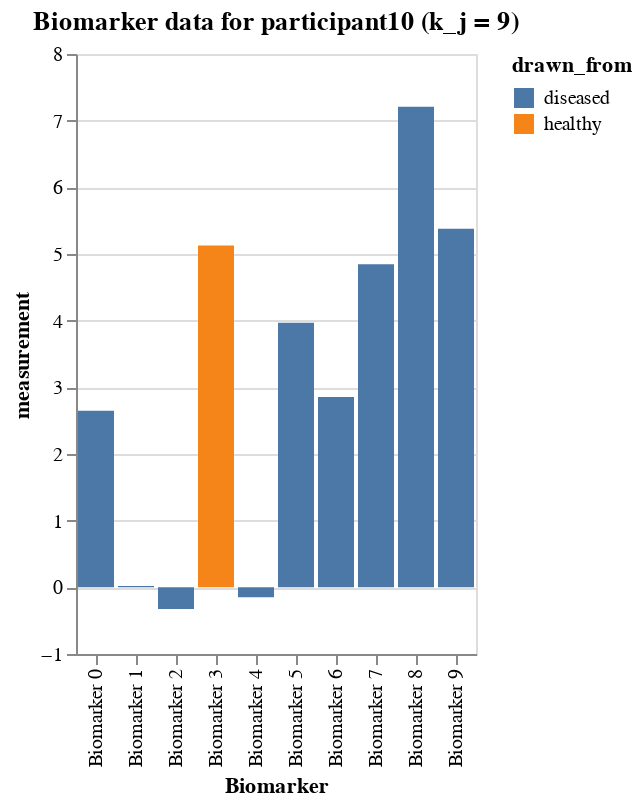

Notebook code cell kept with this figure:
### Markdown cell above
### A certain participant's data

### Code cell
# participant 10
participant10_data = df_expanded[df_expanded.participant == 10]
alt.Chart(participant10_data).mark_bar().encode(
    x='Biomarker',
    y='measurement',
    color=alt.Color(
        'drawn_from:N'
    ),
    tooltip=['Biomarker', 'drawn_from', 'measurement']
).interactive().properties(
    title=f'Biomarker data for participant10 (k_j = {participant10_data.k_j.to_list()[0]})'
)

### Figure 1 — Vega-Lite specification as saved in the notebook (floating-point values rounded to 4 significant figures)
{"config": {"view": {"continuousWidth": 300, "continuousHeight": 300}}, "data": {"name": "data-8435ef577576f13e9fe30a3447beaeb2"}, "mark": {"type": "bar"}, "encoding": {"color": {"field": "drawn_from", "type": "nominal"}, "tooltip": [{"field": "Biomarker", "type": "nominal"}, {"field": "drawn_from", "type": "nominal"}, {"field": "measurement", "type": "quantitative"}], "x": {"field": "Biomarker", "type": "nominal"}, "y": {"field": "measurement", "type": "quantitative"}}, "params": [{"name": "param_1", "select": {"type": "interval", "encodings": ["x", "y"]}, "bind": "scales"}], "title": "Biomarker data for participant10 (k_j = 9)", "$schema": "https://vega.github.io/schema/vega-lite/v5.16.3.json", "datasets": {"data-8435ef577576f13e9fe30a3447beaeb2": [{"Biomarker": "Biomarker 0", "participant": 10, "measurement": 2.648, "k_j": 9, "k_n": 9, "drawn_from": "diseased"}, {"Biomarker": "Biomarker 1", "participant": 10, "measurement": 0.01883, "k_j": 9, "k_n": 7, "drawn_from": "diseased"}, {"Biomarker": "Biomarker 2", "participant": 10, "measurement": -0.3267, "k_j": 9, "k_n": 4, "drawn_from": "diseased"}, {"Biomarker": "Biomarker 3", "participant": 10, "measurement": 5.127, "k_j": 9, "k_n": 10, "drawn_from": "healthy"}, {"Biomarker": "Biomarker 4", "participant": 10, "measurement": -0.1492, "k_j": 9, "k_n": 5, "drawn_from": "diseased"}, {"Biomarker": "Biomarker 5", "participant": 10, "measurement": 3.969, "k_j": 9, "k_n": 6, "drawn_from": "diseased"}, {"Biomarker": "Biomarker 6", "participant": 10, "measurement": 2.856, "k_j": 9, "k_n": 2, "drawn_from": "diseased"}, {"Biomarker": "Biomarker 7", "participant": 10, "measurement": 4.847, "k_j": 9, "k_n": 8, "drawn_from": "diseased"}, {"Biomarker": "Biomarker 8", "participant": 10, "measurement": 7.208, "k_j": 9, "k_n": 3, "drawn_from": "diseased"}, {"Biomarker": "Biomarker 9", "participant": 10, "measurement": 5.379, "k_j": 9, "k_n": 1, "drawn_from": "diseased"}]}}
